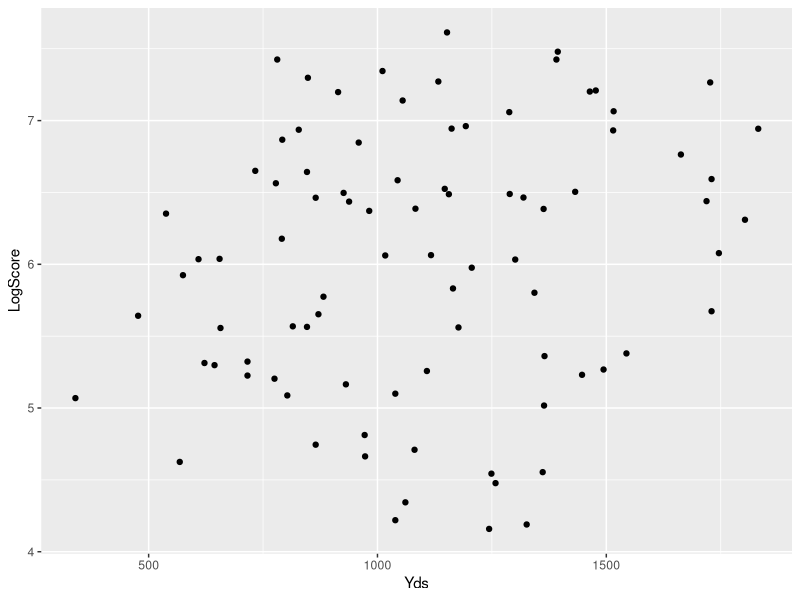
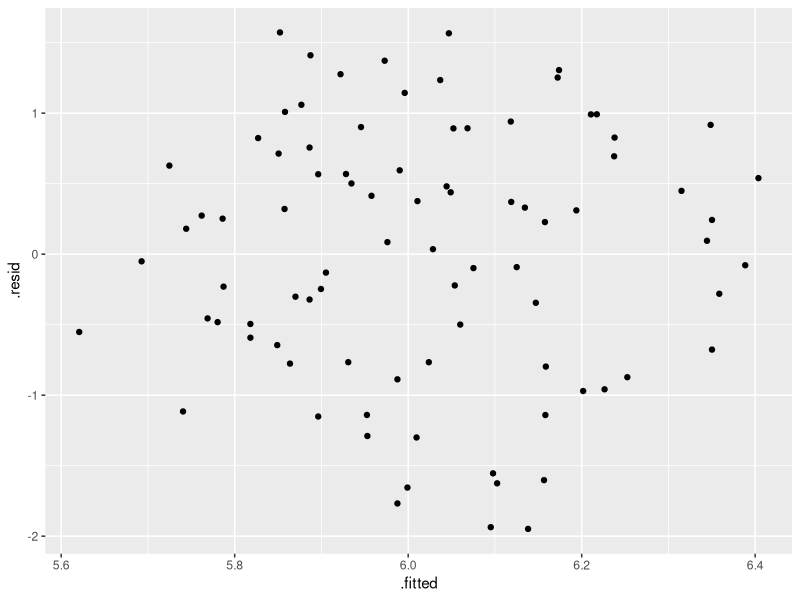
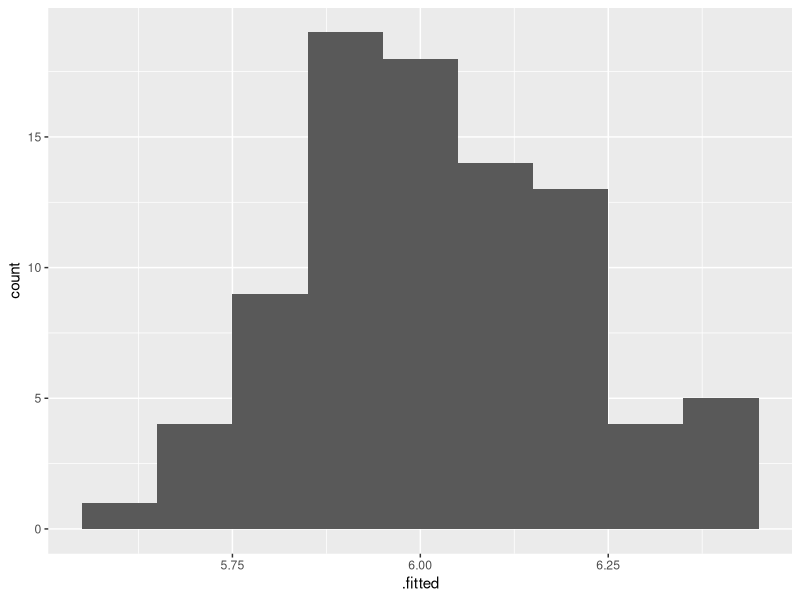
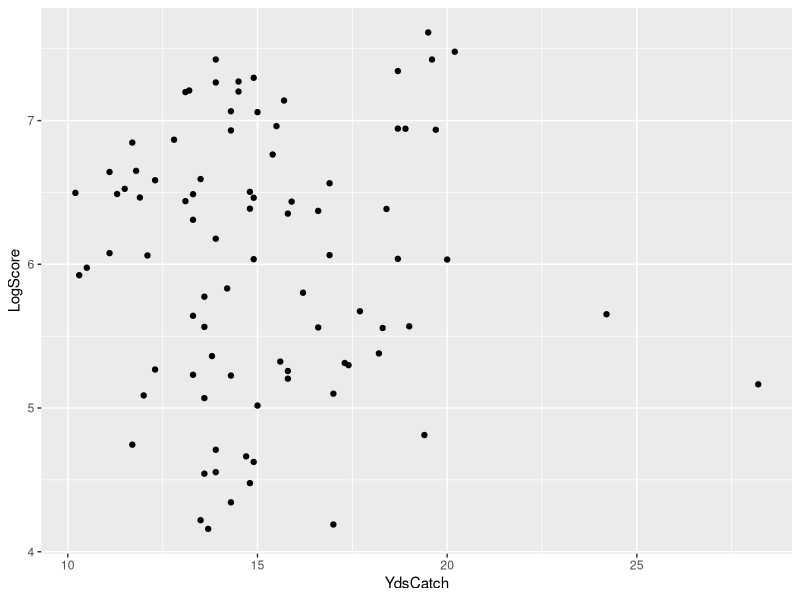
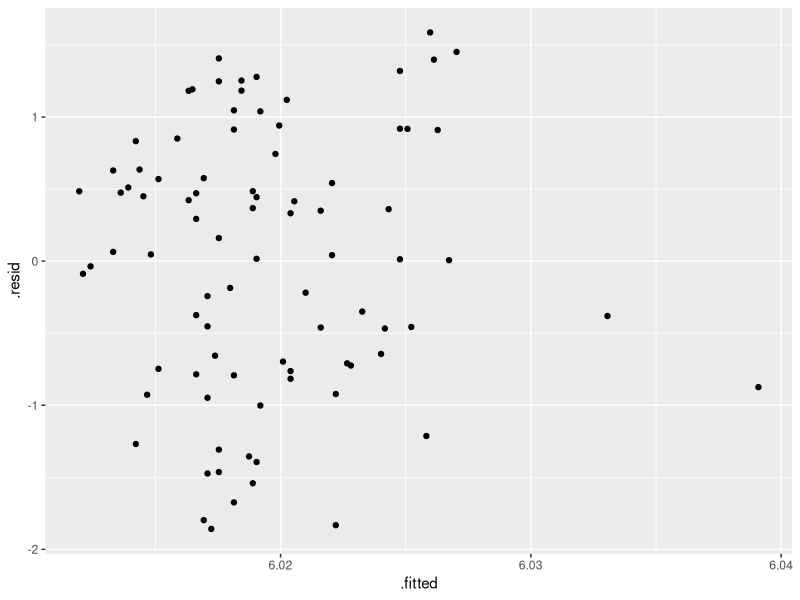
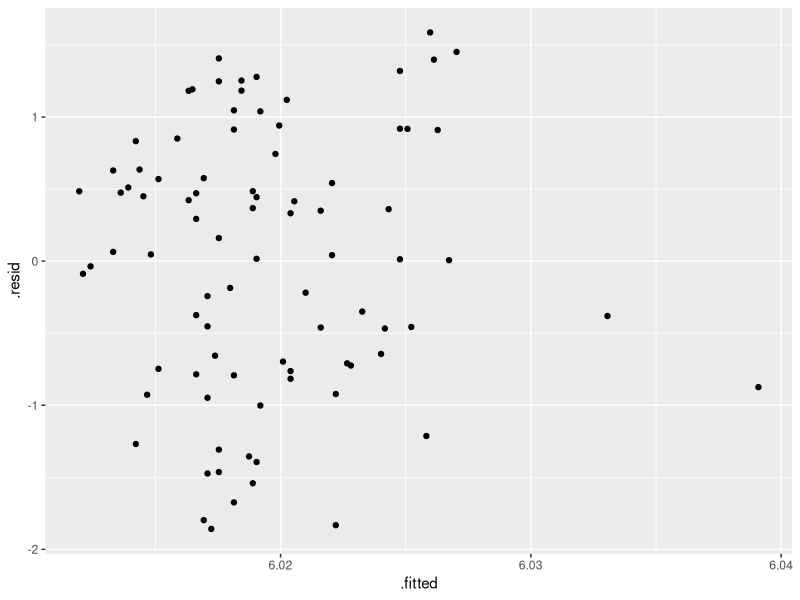
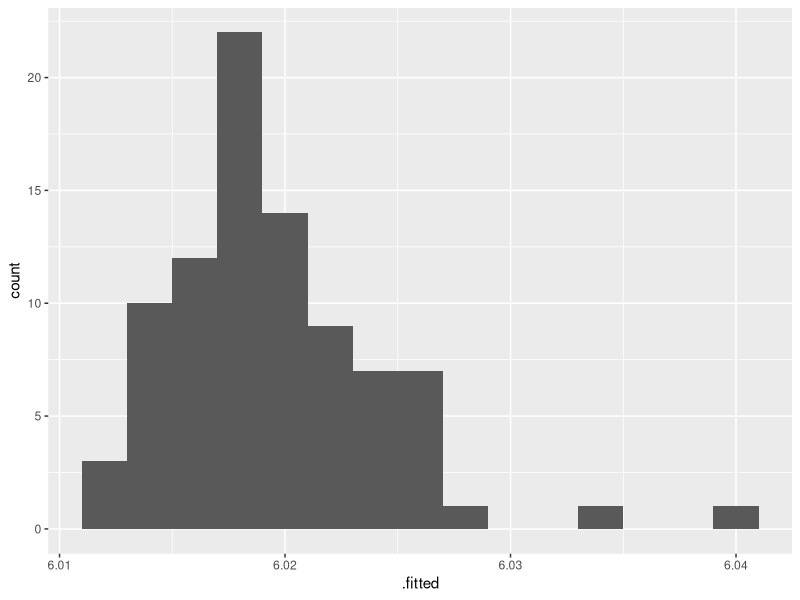
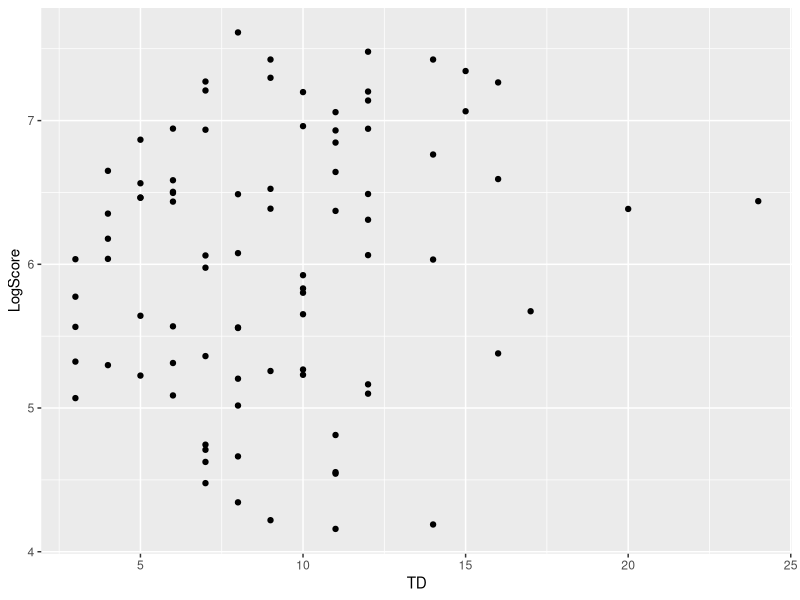

Source code (R) for these figures, in order:
## ---- chunk 1
#Set echo to be false globally
knitr::opts_chunk$set(echo = FALSE,message=FALSE,warning=FALSE)

# turn off scientific notation
options(scipen = 999)

# For compiling to PDF

  # Sys.setenv(PATH = paste(Sys.getenv("PATH"), "C:\\Users\\trave\\AppData\\Local\\Programs\\MiKTeX
  # 2.9\\miktex\\bin\\x64", sep=.Platform$path.sep))
## ---- chunk 2
# Load necessary libraries
library(readr)
library(dplyr)
library(ggplot2)
library(lattice)
library(GGally)
library(broom)
library(car)
library(gridExtra)
library(kableExtra)
library(knitr)
## ---- chunk 3
# Read in our data
data = read_csv("clean_data/finalWrDataset.csv")
## ---- chunk 4
#------------------#
# Create our model #
#------------------#

# -------------------
# Baseline Model #
baseModel = lm(LogScore~1,data=data)

# -------------------
# LogScore vs College Yds
yardsModel = lm(LogScore ~ Yds, data = data)

data %>% ggplot(aes(x = Yds, y = LogScore)) + geom_point()

# Look at the residuals
yardsModel %>% ggplot(aes(x= .fitted,y=.resid)) + geom_point()

yardsModel %>% ggplot(aes(x=.fitted)) + geom_histogram(binwidth = .1) 

# -------------------
# LogScore vs College YdsCatch
catchModel = lm(LogScore ~ YdsCatch,data=data)

data %>% ggplot(aes(x = YdsCatch, y = LogScore)) + geom_point()

catchModel %>% ggplot(aes(x= .fitted,y=.resid)) + geom_point()

# Look at the residuals
catchModel %>% ggplot(aes(x= .fitted,y=.resid)) + geom_point()

catchModel %>% ggplot(aes(x=.fitted)) + geom_histogram(binwidth = .002) 

# --------------------
# LogScore vs College TD

tdModel = lm(LogScore ~ TD,data=data)

data %>% ggplot(aes(x = TD, y = LogScore)) + geom_point()

# Look at the residuals
tdModel %>% ggplot(aes(x= .fitted,y=.resid)) + geom_point()

tdModel %>% ggplot(aes(x=.fitted)) + geom_histogram(binwidth = .09) 

# -------------------
# LogScore vs Conf

confModel = lm(LogScore ~ as.factor(Conf),data=data)

data %>% ggplot(aes(x = as.factor(Conf), y = LogScore,color = as.factor(Conf)))  + geom_boxplot() + theme(axis.text.x=element_text(angle = -55, hjust = 0)) + labs(x = "Conference",y = "LogScore",color = "Conference") + ggtitle("LogScore by Conference")

# Check for stat sig
anova(confModel,baseModel)

# -------------------
# LogScore vs Height

heightModel = lm(LogScore ~ Height,data=data)

data %>% ggplot(aes(x = Height, y =LogScore)) + geom_point()

# Look at the residuals
heightModel %>% ggplot(aes(x= .fitted,y=.resid)) + geom_point()

heightModel %>% ggplot(aes(x=.fitted)) + geom_histogram(binwidth = .098) 

# -------------------
# LogScore vs Weight

weightModel = lm(LogScore ~ Wt,data=data)

data %>% ggplot(aes(x = Wt, y = LogScore)) + geom_point()

# Look at the residuals
weightModel %>% ggplot(aes(x= .fitted,y=.resid)) + geom_point()

weightModel %>% ggplot(aes(x=.fitted)) + geom_histogram(binwidth = .085) 

# ------------------
# LogScore vs 40Yd
speedModel = lm(LogScore ~ fourtyYD ,data=data)

data %>% ggplot(aes(x = fourtyYD, y = LogScore)) + geom_point() + geom_smooth(method = 'lm')

# Look at the residuals
speedModel %>% ggplot(aes(x= .fitted,y=.resid)) + geom_point()

speedModel %>% ggplot(aes(x=.fitted)) + geom_histogram(binwidth = .015) 

# ------------------
# LogScore vs Vertical 
jumpModel = lm(LogScore ~ Vertical ,data=data)

data %>% ggplot(aes(x = Vertical, y = LogScore)) + geom_point()

# Look at the residuals
jumpModel %>% ggplot(aes(x= .fitted,y=.resid)) + geom_point()

jumpModel %>% ggplot(aes(x=.fitted)) + geom_histogram(binwidth = .025) 

# ------------------
# LogScore vs Rec
recModel = lm(LogScore ~ Rec ,data=data)

data %>% ggplot(aes(x = Rec, y = LogScore)) + geom_point()

# Look at the residuals
recModel %>% ggplot(aes(x= .fitted,y=.resid)) + geom_point()

recModel %>% ggplot(aes(x=.fitted)) + geom_histogram(binwidth = .04) 

# -------------------
# Fit the full model
# -------------------

# Final Model
jointModel = lm(LogScore ~ Yds + Height*Wt,data=data)
summary(jointModel)

# Check for normality in the residuals
jointModel %>% ggplot(aes(x= .fitted,y=.resid)) + geom_point()

jointModel %>% ggplot(aes(x = .resid)) + geom_histogram(binwidth = .265) 


# Check for multicollinearity
noInteraction = lm(LogScore ~ Yds + Height + Wt,data=data)

vif(noInteraction) # < 2.5, so we are good
## ---- chunk 5
# Create bootstrap confidence intervals for Betas because residuals are slightly left-skewed

library(boot)
library(tidyr)

# Define a function to return coefficients of model from BS
bs <- function(formula, data, indices) {
  d <- data[indices,] # allows boot to select sample
  fit <- lm(formula, data=d)
  return(coef(fit))
} 

# Set seed for reproducability
set.seed(10)

# Get bootstrap intervals for each coefficient
# ----------------------

bootObj = boot(data=data,statistic = bs,R= 5000,formula = jointModel)

intBoot =boot.ci(bootObj, type="bca", index=1)$'bca'[4:5] 
ydBoot = boot.ci(bootObj, type="bca", index=2)$'bca'[4:5] 
heightBoot = boot.ci(bootObj, type="bca", index=3)$'bca'[4:5] 
weightBoot = boot.ci(bootObj, type="bca", index=4)$'bca'[4:5] 
htWtBoot = boot.ci(bootObj, type="bca", index=5)$'bca'[4:5] 

# ----------------------

# Create a table with the CIs
# ----------------------

boots = t(data.frame(intBoot))
boots = rbind(boots,ydBoot)
boots = rbind(boots,heightBoot)
boots = rbind(boots,weightBoot)
boots = rbind(boots,htWtBoot)
boots = round(boots,4)
boots = data.frame(boots)

# Clean up the table
bootTable = unite(boots,"95% Confidence Interval",sep=",",remove=TRUE)
bootTable$`95% Confidence Interval` = paste( "(",bootTable$`95% Confidence Interval`,")",sep = "")
bootTable =cbind(bootTable,round(jointModel$coefficients,4))
bootTable = cbind(bootTable,round(summary(jointModel)$coefficients[,4],4) )
names(bootTable)[2:3] = c("$\\beta$","p-value")
bootTable = bootTable[c(2,1,3)]
rownames(bootTable) = c("Intercept","Yds","Height","Wt","Height:Wt")

# ----------------------
## ---- chunk 6
library(kableExtra)

# Calculate summary statistics for all of the predictors

varTable = data.frame("Name" = c("Height","Wt","Yds"),
  "Mean" = c(round(mean(data$Height),2),round(mean(data$Wt),2),round(mean(data$Yds),2)),
                      
  "Standard Deviation" = c(round(sd(data$Height),2),round(sd(data$Wt),2),round(sd(data$Yds),2)))

kable(varTable,caption = "Table 1: Summary Statistics of Model Predictors") %>% kable_styling(bootstrap_options = "striped",full_width = F, position = "float_right") %>%
  column_spec(1, bold = T, border_right = T) %>% row_spec(0,hline_after = T,bold= T,color = "black")
## ---- chunk 7
# Create a table of the final model predictors with confidence intervals

kable(bootTable,caption = "Table 2: Final Model Predictors") %>% kable_styling(bootstrap_options = "striped",full_width = F, position = "float_right") %>%
  column_spec(1, bold = T, border_right = T) %>% row_spec(0,hline_after = T,bold= T,color = "black")
## ---- chunk 8

# Show distribution of depdendent variable before and after log transformation
plot1 = data %>% ggplot(aes(x = WrScore)) + geom_histogram(binwidth = 200) + ggtitle("WrScore Distribution")
plot2 = data %>% ggplot(aes(x = LogScore)) + geom_histogram(binwidth = 0.4) + ggtitle("Log WrScore Distribution")
grid.arrange(plot1, plot2, ncol=2,bottom= "Appendix 1: WrScore and LogScore Distributions")
## ---- chunk 9
# Plot the model predictors vs dependent variable

plot3 = data %>% ggplot(aes(x = Yds, y = LogScore)) + geom_point() + geom_smooth(method = lm)
plot4 = data %>% ggplot(aes(x = Height, y =LogScore)) + geom_point()+ geom_smooth(method = lm)
plot5 = data %>% ggplot(aes(x = Wt, y = LogScore)) + geom_point()+ geom_smooth(method = lm)
plot6 = data %>% ggplot(aes(x = Wt*Height, y = LogScore)) + geom_point()+ geom_smooth(method = lm)
grid.arrange(plot3,plot4,plot5,ncol= 2,bottom = "Appendix 2: Predictors vs LogScore")
## ---- chunk 10

#Show distribution of LogScore by Conference
confBox = data %>% ggplot(aes(x = as.factor(Conf), y = LogScore,color = as.factor(Conf)))  + geom_boxplot() + theme(axis.text.x=element_text(angle = -55, hjust = 0))+ labs(x = "Conference",y = "LogScore",color = "Conference") + ggtitle("LogScore by Conference")
grid.arrange(confBox,bottom = "Appendix 3: Distribution of LogScore by Conference")
